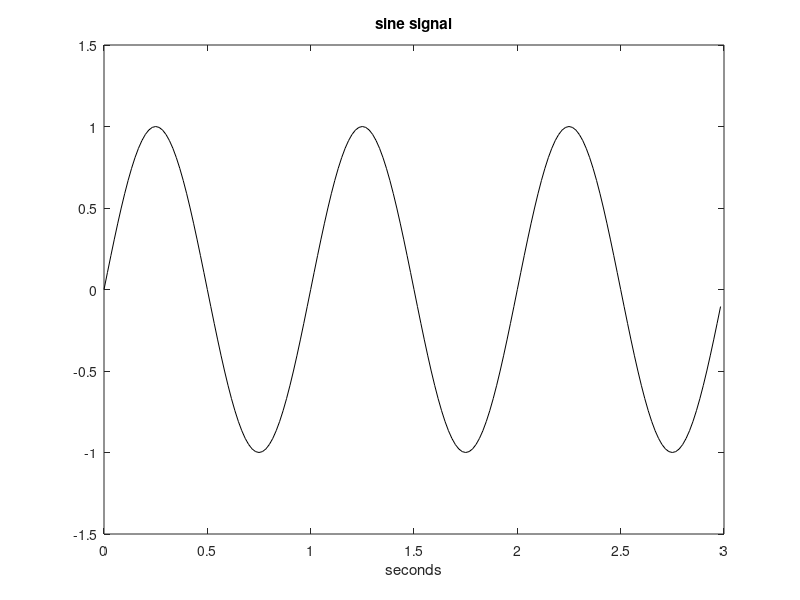

Write the MATLAB code that produced this figure.
% Sine signal
fy=1; %signal frequency in Hz
wy=2*pi*fy; %signal frequency in rad/s
fs=60; %sampling frequency in Hz
tiv=1/fs; %time interval between samples;
t=0:tiv:(3-tiv); %time intervals set, 180 values
y=sin(wy*t); %signal data set
plot(t,y,'k'); %plots figure
axis([0 3 -1.5 1.5]);
xlabel('seconds'); title('sine signal');
